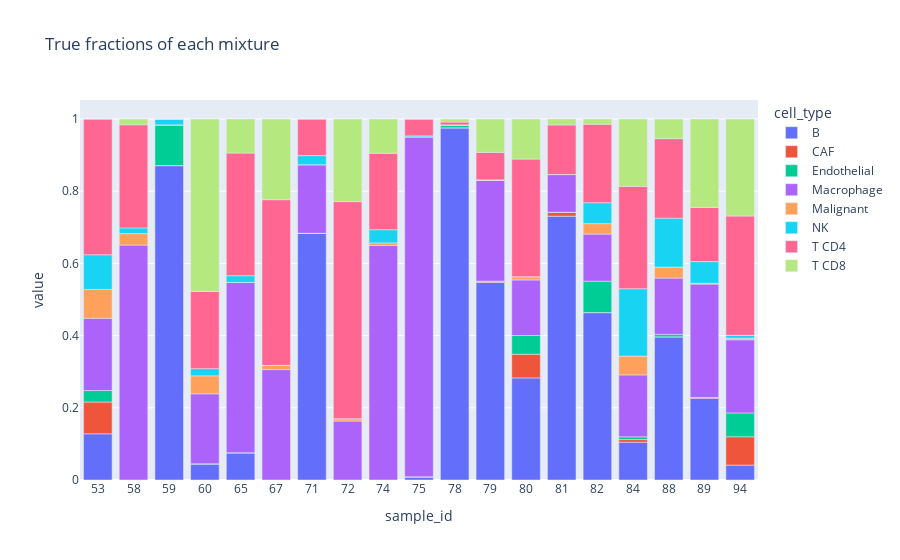

The cell this chart's notebook holds for it:
### Markdown cell above
## true fractions of tirosh mixtures

### Code cell
truth_unstacked = truth.unstack("cell_type")["true_fraction"]
cell_types_ungrouped = [c for c in truth_unstacked.columns if c not in ("T", "Lymphocytes")]

fig = px.bar(
    truth_unstacked[cell_types_ungrouped],
    title="True fractions of each mixture"
)

fig.show()

### Figure 1 — Plotly figure (JSON) as saved in the notebook; plotly's stock layout.template omitted (floating-point values rounded to 4 significant figures)
{"data": [{"alignmentgroup": "True", "hovertemplate": "cell_type=B<br>sample_id=%{x}<br>value=%{y}<extra></extra>", "legendgroup": "B", "marker": {"color": "#636efa", "pattern": {"shape": ""}}, "name": "B", "offsetgroup": "B", "orientation": "v", "showlegend": true, "textposition": "auto", "type": "bar", "x": ["53", "58", "59", "60", "65", "67", "71", "72", "74", "75", "78", "79", "80", "81", "82", "84", "88", "89", "94"], "xaxis": "x", "y": [0.128, 0, 0.871, 0.0448, 0.0755, 0, 0.6835, 0, 0, 0.0087, 0.9756, 0.5474, 0.2828, 0.7308, 0.4638, 0.1045, 0.3966, 0.2263, 0.0413], "yaxis": "y"}, {"alignmentgroup": "True", "hovertemplate": "cell_type=CAF<br>sample_id=%{x}<br>value=%{y}<extra></extra>", "legendgroup": "CAF", "marker": {"color": "#EF553B", "pattern": {"shape": ""}}, "name": "CAF", "offsetgroup": "CAF", "orientation": "v", "showlegend": true, "textposition": "auto", "type": "bar", "x": ["53", "58", "59", "60", "65", "67", "71", "72", "74", "75", "78", "79", "80", "81", "82", "84", "88", "89", "94"], "xaxis": "x", "y": [0.088, 0, 0, 0, 0, 0, 0, 0, 0, 0, 0, 0.0023, 0.0656, 0.011, 0, 0.0075, 0, 0.0023, 0.0785], "yaxis": "y"}, {"alignmentgroup": "True", "hovertemplate": "cell_type=Endothelial<br>sample_id=%{x}<br>value=%{y}<extra></extra>", "legendgroup": "Endothelial", "marker": {"color": "#00cc96", "pattern": {"shape": ""}}, "name": "Endothelial", "offsetgroup": "Endothelial", "orientation": "v", "showlegend": true, "textposition": "auto", "type": "bar", "x": ["53", "58", "59", "60", "65", "67", "71", "72", "74", "75", "78", "79", "80", "81", "82", "84", "88", "89", "94"], "xaxis": "x", "y": [0.032, 0, 0.1129, 0, 0, 0, 0, 0, 0, 0, 0.0081, 0.0012, 0.052, 0, 0.087, 0.0075, 0.0068, 0, 0.0661], "yaxis": "y"}, {"alignmentgroup": "True", "hovertemplate": "cell_type=Macrophage<br>sample_id=%{x}<br>value=%{y}<extra></extra>", "legendgroup": "Macrophage", "marker": {"color": "#ab63fa", "pattern": {"shape": ""}}, "name": "Macrophage", "offsetgroup": "Macrophage", "orientation": "v", "showlegend": true, "textposition": "auto", "type": "bar", "x": ["53", "58", "59", "60", "65", "67", "71", "72", "74", "75", "78", "79", "80", "81", "82", "84", "88", "89", "94"], "xaxis": "x", "y": [0.2, 0.6508, 0, 0.194, 0.4717, 0.3059, 0.1899, 0.1634, 0.6496, 0.9417, 0, 0.2795, 0.1538, 0.1044, 0.1304, 0.1716, 0.1559, 0.3141, 0.2025], "yaxis": "y"}, {"alignmentgroup": "True", "hovertemplate": "cell_type=Malignant<br>sample_id=%{x}<br>value=%{y}<extra></extra>", "legendgroup": "Malignant", "marker": {"color": "#FFA15A", "pattern": {"shape": ""}}, "name": "Malignant", "offsetgroup": "Malignant", "orientation": "v", "showlegend": true, "textposition": "auto", "type": "bar", "x": ["53", "58", "59", "60", "65", "67", "71", "72", "74", "75", "78", "79", "80", "81", "82", "84", "88", "89", "94"], "xaxis": "x", "y": [0.08, 0.0317, 0, 0.0498, 0, 0.0118, 0, 0.0065, 0.0073, 0, 0, 0.0012, 0.009, 0, 0.029, 0.0522, 0.0305, 0.0023, 0.0041], "yaxis": "y"}, {"alignmentgroup": "True", "hovertemplate": "cell_type=NK<br>sample_id=%{x}<br>value=%{y}<extra></extra>", "legendgroup": "NK", "marker": {"color": "#19d3f3", "pattern": {"shape": ""}}, "name": "NK", "offsetgroup": "NK", "orientation": "v", "showlegend": true, "textposition": "auto", "type": "bar", "x": ["53", "58", "59", "60", "65", "67", "71", "72", "74", "75", "78", "79", "80", "81", "82", "84", "88", "89", "94"], "xaxis": "x", "y": [0.096, 0.0159, 0.0161, 0.0199, 0.0189, 0, 0.0253, 0, 0.0365, 0.0029, 0, 0, 0, 0, 0.058, 0.1866, 0.1356, 0.06, 0.0083], "yaxis": "y"}, {"alignmentgroup": "True", "hovertemplate": "cell_type=T CD4<br>sample_id=%{x}<br>value=%{y}<extra></extra>", "legendgroup": "T CD4", "marker": {"color": "#FF6692", "pattern": {"shape": ""}}, "name": "T CD4", "offsetgroup": "T CD4", "orientation": "v", "showlegend": true, "textposition": "auto", "type": "bar", "x": ["53", "58", "59", "60", "65", "67", "71", "72", "74", "75", "78", "79", "80", "81", "82", "84", "88", "89", "94"], "xaxis": "x", "y": [0.376, 0.2857, 0, 0.2139, 0.3396, 0.4588, 0.1013, 0.6013, 0.2117, 0.0466, 0.0081, 0.076, 0.3258, 0.1374, 0.2174, 0.2836, 0.2203, 0.1501, 0.3306], "yaxis": "y"}, {"alignmentgroup": "True", "hovertemplate": "cell_type=T CD8<br>sample_id=%{x}<br>value=%{y}<extra></extra>", "legendgroup": "T CD8", "marker": {"color": "#B6E880", "pattern": {"shape": ""}}, "name": "T CD8", "offsetgroup": "T CD8", "orientation": "v", "showlegend": true, "textposition": "auto", "type": "bar", "x": ["53", "58", "59", "60", "65", "67", "71", "72", "74", "75", "78", "79", "80", "81", "82", "84", "88", "89", "94"], "xaxis": "x", "y": [0, 0.0159, 0, 0.4776, 0.0943, 0.2235, 0, 0.2288, 0.0949, 0, 0.0081, 0.0924, 0.1109, 0.0165, 0.0145, 0.1866, 0.0542, 0.2448, 0.2686], "yaxis": "y"}], "layout": {"barmode": "relative", "legend": {"title": {"text": "cell_type"}, "tracegroupgap": 0}, "title": {"text": "True fractions of each mixture"}, "xaxis": {"anchor": "y", "domain": [0, 1], "title": {"text": "sample_id"}}, "yaxis": {"anchor": "x", "domain": [0, 1], "title": {"text": "value"}}}}
